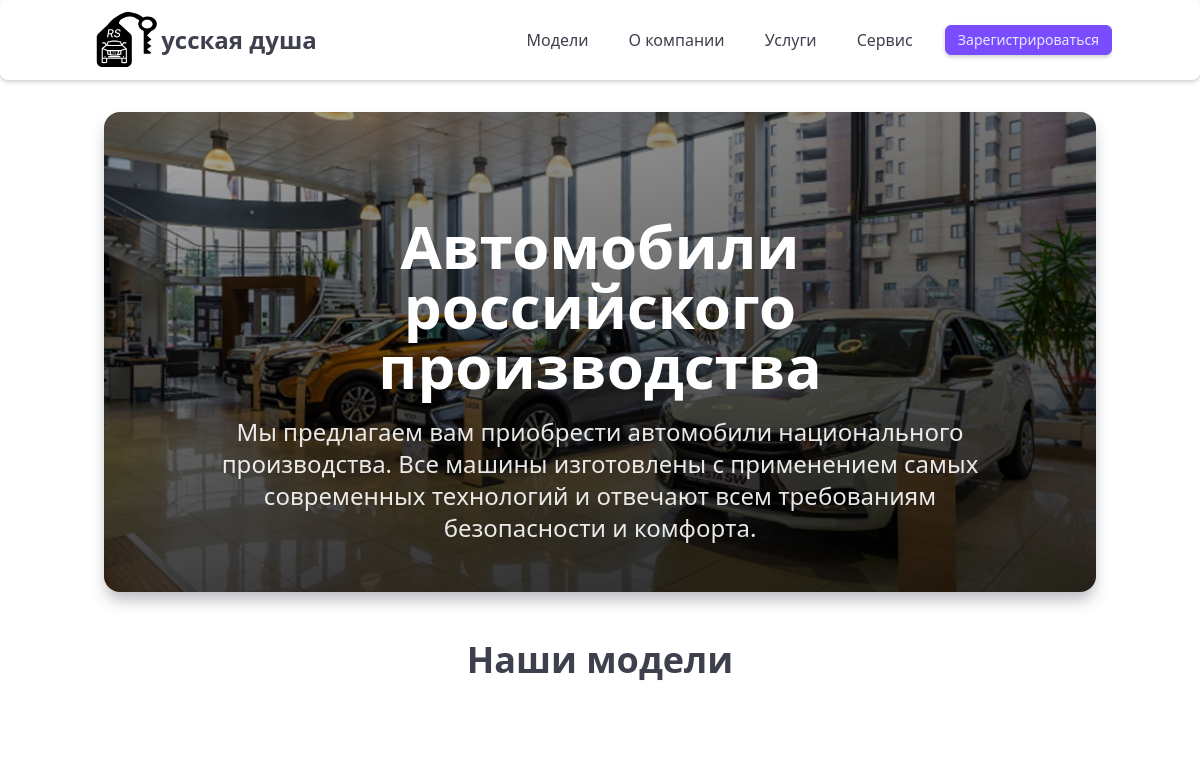
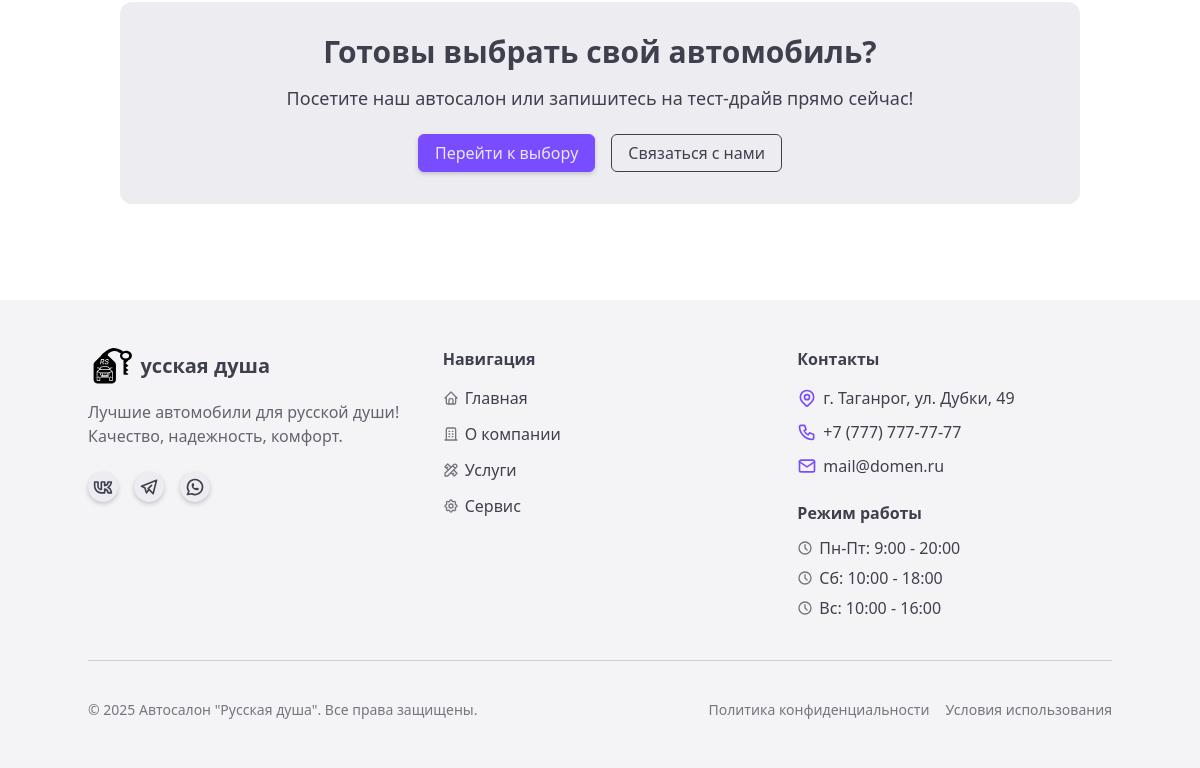
Before: / with the older database file (2 pictures, top to bottom).
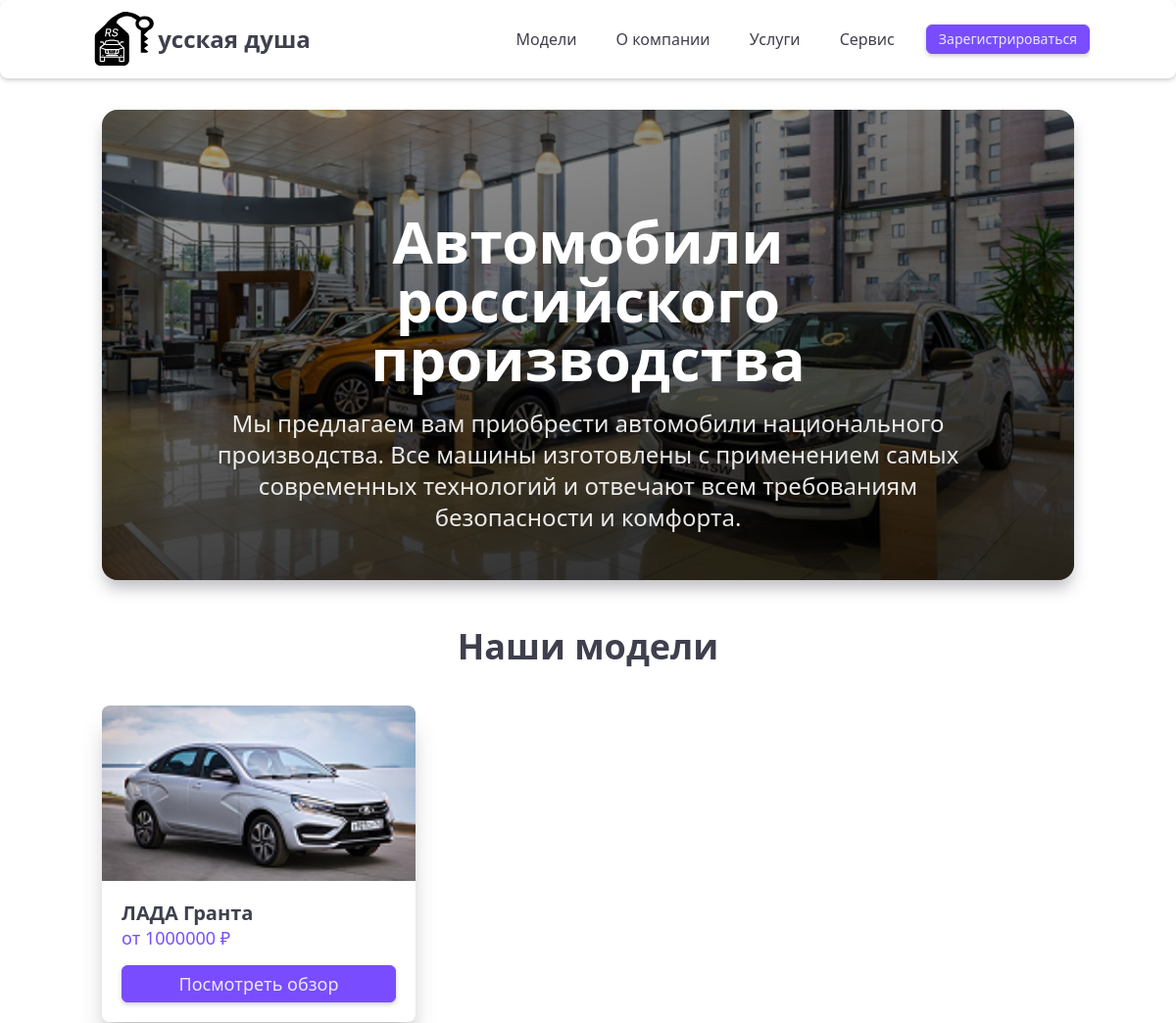
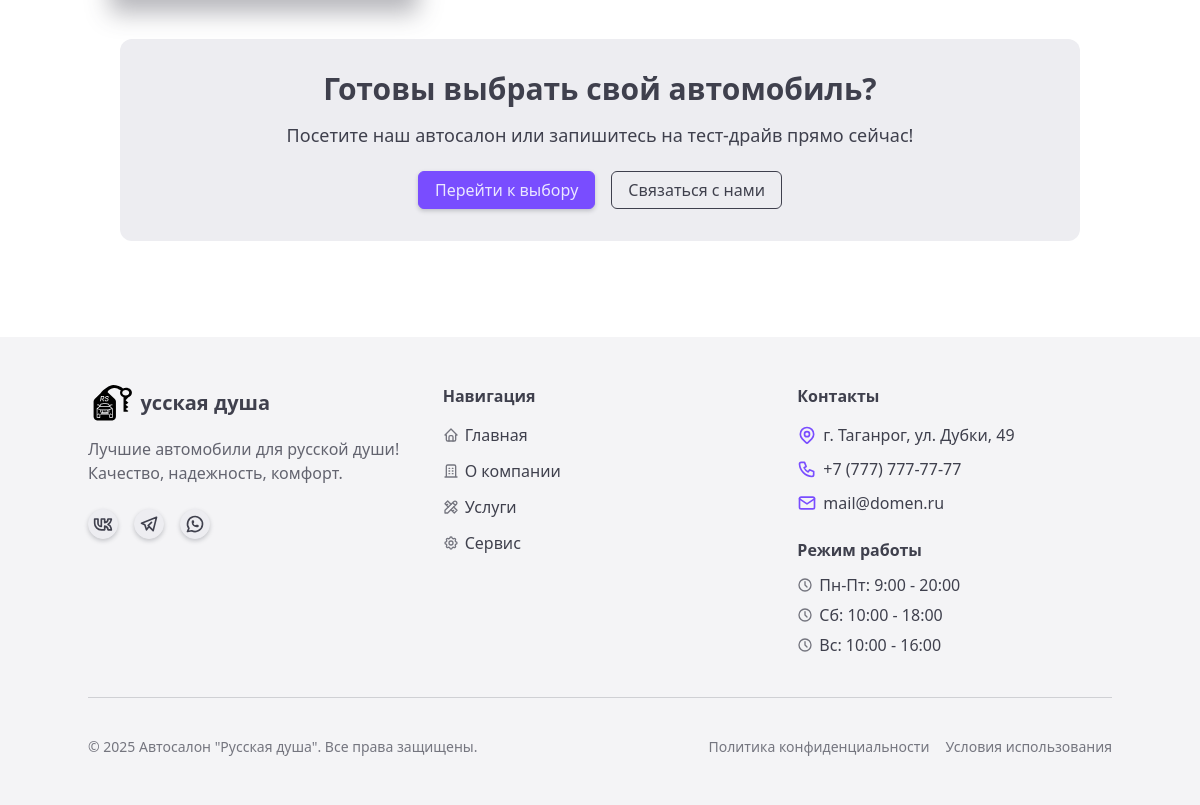
After: the same page with the newer database file (2 pictures, top to bottom).
### apps/car/models.py (models this page shows, shortened)
class CarModel(models.Model):
    BODY_TYPE_CHOICES = [
        ('sedan', 'Седан'),
        ('hatchback', 'Хэтчбек'),
        ('suv', 'Внедорожник'),
        ('crossover', 'Кроссовер'),
        ('wagon', 'Универсал'),
        ('pickup', 'Пикап'),
        ('minivan', 'Минивэн'),
        ('coupe', 'Купе'),
        ('convertible', 'Кабриолет'),
    ]
    TRANSMISSION_CHOICES = [
        ('manual', 'Механическая'),
        ('automatic', 'Автоматическая'),
        ('robot', 'Робот'),
        ('variator', 'Вариатор'),
    ]
    FUEL_CHOICES = [
        ('petrol', 'Бензин'),
        ('diesel', 'Дизель'),
        ('gas', 'Газ'),
        ('electric', 'Электро'),
        ('hybrid', 'Гибрид'),
    ]
    brand = models.ForeignKey(CarBrand, on_delete=models.CASCADE, related_name='models', verbose_name="Марка")
    name = models.CharField(max_length=100, verbose_name="Модель")
    description = models.TextField(blank=True, null=True, verbose_name="Описание")
    body_type = models.CharField(max_length=20, choices=BODY_TYPE_CHOICES, default='sedan', verbose_name="Тип кузова")
    base_price = models.DecimalField(max_digits=12, decimal_places=2, default=1000000, verbose_name="Базовая цена")
    image = models.ImageField(upload_to='models/', blank=True, null=True, verbose_name="Основное изображение")
    engine_volume = models.DecimalField(max_digits=3, decimal_places=1, default=1.6, verbose_name="Объем двигателя (л)")
    power = models.PositiveIntegerField(default=100, verbose_name="Мощность (л.с.)")
    transmission = models.CharField(max_length=20, choices=TRANSMISSION_CHOICES, default='manual', verbose_name="Коробка передач")
    fuel_type = models.CharField(max_length=20, choices=FUEL_CHOICES, default='petrol', verbose_name="Тип топлива")
    fuel_consumption = models.DecimalField(max_digits=3, decimal_places=1, default=7.5, blank=True, null=True, verbose_name="Расход топлива (л/100км)")
    max_speed = models.PositiveIntegerField(default=180, blank=True, null=True, verbose_name="Максимальная скорость (км/ч)")
    acceleration = models.DecimalField(max_digits=3, decimal_places=1, default=10.0, blank=True, null=True, verbose_name="Разгон до 100 км/ч (сек)")
    length = models.PositiveIntegerField(default=4500, blank=True, null=True, verbose_name="Длина (мм)")
    width = models.PositiveIntegerField(default=1800, blank=True, null=True, verbose_name="Ширина (мм)")
    height = models.PositiveIntegerField(default=1500, blank=True, null=True, verbose_name="Высота (мм)")
    wheelbase = models.PositiveIntegerField(default=2600, blank=True, null=True, verbose_name="Колесная база (мм)")
    clearance = models.PositiveIntegerField(default=160, blank=True, null=True, verbose_name="Дорожный просвет (мм)")
    trunk_volume = models.PositiveIntegerField(default=400, blank=True, null=True, verbose_name="Объем багажника (л)")
    is_new = models.BooleanField(default=False, verbose_name="Новинка")
    is_popular = models.BooleanField(default=False, verbose_name="Популярная модель")
    slug = models.SlugField(max_length=100, unique=True, blank=True, verbose_name="URL-идентификатор")
    def __str__(self):
        return f"{self.brand.name} {self.name}"
    class Meta:
        verbose_name = "Модель автомобиля"
        verbose_name_plural = "Модели автомобилей"
        ordering = ['brand__name', 'name']

class CarBrand(models.Model):
    name = models.CharField(max_length=100, verbose_name="Марка автомобиля")
    description = models.TextField(blank=True, null=True, verbose_name="Описание")
    image = models.ImageField(upload_to='brands/', blank=True, null=True, verbose_name="Логотип")
    country = models.CharField(max_length=100, blank=True, null=True, verbose_name="Страна производитель")
    slug = models.SlugField(max_length=100, unique=True, blank=True, verbose_name="URL-идентификатор")
    class Meta:
        verbose_name = "Марка автомобиля"
        verbose_name_plural = "Марки автомобилей"
        ordering = ['name']

### apps/core/views.py (the view)
# urls.py: path('', views.home, name='home'),
def home(request):
    car_models = CarModel.objects.all()
    brands = CarBrand.objects.all()
    return render(request, 'home.html', {
        'car_models': car_models,
        'brands': brands,
    })

### theme/templates/home.html (shortened to what this page needs)
{% extends 'base.html' %}
{% block content %}
<div class="relative w-full max-w-[1280px] mx-auto mb-12">
  <div class="rounded-2xl overflow-hidden shadow-lg">
    <img
      src="/static/img/autosalon.jpg"
      alt="Автосалон Русская душа"
      class="w-full h-[480px] object-cover"
    >
  </div>
  <div class="absolute inset-0 flex flex-col justify-end items-center text-center p-8 pb-12 bg-gradient-to-t from-black/70 to-black/20 rounded-2xl">
    <h1 class="text-5xl md:text-6xl font-bold text-white mb-5 max-w-3xl">
      Автомобили российского производства
    </h1>
    <p class="text-xl md:text-2xl text-white/90 max-w-3xl">
      Мы предлагаем вам приобрести автомобили национального производства.
      Все машины изготовлены с применением самых современных технологий и
      отвечают всем требованиям безопасности и комфорта.
    </p>
  </div>
</div>
<div class="w-full  mx-auto mb-16">
  <h2 class="text-3xl md:text-4xl font-bold text-center mb-10">Наши модели</h2>
  <div class="grid grid-cols-2 md:grid-cols-3 xl:grid-cols-5 gap-4 mb-10">
    {% for model in car_models %}
    <div class="card bg-base-100 shadow-xl hover:shadow-2xl transition-all">
      <figure class="relative aspect-video">
      <img src="/static/img/vesta.jpg" alt="{{ model }}" class="w-full h-full object-cover">
      </figure>
      <div class="card-body p-5">
      <h2 class="card-title text-xl">{{ model }}</h2>
      <div class="text-lg text-primary mb-4">от {{ model.base_price|floatformat:0 }} ₽</div>
      <div class="card-actions justify-end">
      <a href="{% url 'car:car_detail' model.slug %}" class="btn btn-primary btn-block text-sm sm:text-lg">Посмотреть обзор</a>
      </div>
      </div>
      </div>
      {% endfor %}
  </div>
<div class="container mx-auto px-4">
  <div class="bg-base-200 rounded-xl p-8 text-center mb-16">
    <h2 class="text-2xl md:text-3xl font-bold mb-4">Готовы выбрать свой автомобиль?</h2>
    <p class="text-lg mb-6 max-w-2xl mx-auto">
      Посетите наш автосалон или запишитесь на тест-драйв прямо сейчас!
    </p>
    <div class="flex flex-col sm:flex-row gap-4 justify-center">
      <a href="/services/" class="btn btn-primary">Перейти к выбору</a>
      <button type="button" class="btn btn-outline" aria-haspopup="dialog" aria-expanded="false" aria-controls="#contact-modal" data-overlay="#contact-modal">Связаться с нами</button>
    </div>
  </div>
</div>
{% endblock %}

### theme/templates/base.html (shortened to what this page needs)
{% load static tailwind_tags %}
<!DOCTYPE html>
<html lang="ru">
<head>
    {% tailwind_css %}
</head>
<body class="flex flex-col min-h-screen" data-theme="light">
    {% include 'includes/header.html' %}
    <main class="flex-grow container mx-auto px-4 py-8">
        {% block content %}{% endblock %}
    </main>
    {% include 'includes/footer.html' %}
</body>
</html>

### theme/templates/includes/header.html (shortened to what this page needs)
<header>
    <nav class="navbar rounded-box shadow px-6">
      <div class="w-full md:flex md:items-center md:gap-2 container mx-auto">
        <div class="flex items-center justify-between">
            <div class="navbar-start items-center justify-between max-md:w-full">
                <a class="link text-base-content link-neutral text-2xl font-semibold no-underline flex items-center whitespace-nowrap" href="/">
                    <img src="/static/img/logo.svg" alt="Р" class="h-14 mr-1 inline-block align-middle">усская душа
                </a>
              </div>
        </div>
        <div id="default-navbar-collapse" class="md:navbar-end collapse hidden grow basis-full overflow-hidden transition-[height] duration-300 max-md:w-full">
          <ul class="menu md:menu-horizontal gap-2 p-0 text-base max-md:mt-2 flex items-center">
            <li class="flex items-center"><a href="/" class="flex items-center px-4">Модели</a></li>
            <li class="flex items-center"><a href="/about/" class="flex items-center px-4">О компании</a></li>
            <li class="flex items-center"><a href="/service/" class="flex items-center px-4">Услуги</a></li>
            <li class="flex items-center"><a href="/service-center/" class="flex items-center px-4">Сервис</a></li>
            {% if user.is_authenticated %}
            <li class="flex items-center ml-2">
              <div class="dropdown relative inline-flex [--auto-close:inside] [--offset:8] [--placement:bottom-end]">
                <button id="dropdown-scrollable" type="button" class="dropdown-toggle flex items-center" aria-haspopup="menu" aria-expanded="false" aria-label="Dropdown">
                  <div class="avatar">
                    <div class="size-9.5 rounded-full">
                      {% if user.profile.avatar %}
                      <img src="{{ user.profile.avatar.url }}" alt="{{ user.username }}" />
                      {% else %}
                      <svg xmlns="http://www.w3.org/2000/svg"  viewBox="0 0 24 24"><g fill="none" stroke="currentColor" stroke-linecap="round" stroke-linejoin="round" stroke-width="2"><path d="M3 12a9 9 0 1 0 18 0a9 9 0 1 0-18 0"/><path d="M9 10a3 3 0 1 0 6 0a3 3 0 1 0-6 0m-2.832 8.849A4 4 0 0 1 10 16h4a4 4 0 0 1 3.834 2.855"/></g></svg>
                      {% endif %}
                    </div>
                  </div>
                </button>
                <ul class="dropdown-menu dropdown-open:opacity-100 hidden min-w-60" role="menu" aria-orientation="vertical" aria-labelledby="dropdown-avatar">
                  <li class="dropdown-header gap-2">
                    <div class="avatar">
                      <div class="w-10 rounded-full">
                        {% if user.profile.avatar %}
                        <img src="{{ user.profile.avatar.url }}" alt="{{ user.username }}" />
                        {% else %}
                        <svg xmlns="http://www.w3.org/2000/svg"  viewBox="0 0 24 24"><g fill="none" stroke="currentColor" stroke-linecap="round" stroke-linejoin="round" stroke-width="2"><path d="M3 12a9 9 0 1 0 18 0a9 9 0 1 0-18 0"/><path d="M9 10a3 3 0 1 0 6 0a3 3 0 1 0-6 0m-2.832 8.849A4 4 0 0 1 10 16h4a4 4 0 0 1 3.834 2.855"/></g></svg>
                        {% endif %}
                      </div>
                    </div>
                    <div>
                      <h6 class="text-base-content text-base font-semibold">{{ user.get_full_name|default:user.username }}</h6>
                    </div>
                  </li>
                  <li>
                    <a class="dropdown-item" href="{% url 'accounts:profile' %}">
                      <span class="icon-[tabler--user]"></span>
                      Личный кабинет
                    </a>
                  </li>
                  <li class="dropdown-footer gap-2">
  <form method="post" action="{% url 'accounts:logout' %}">
    {% csrf_token %}
    <button type="submit" class="btn btn-error btn-soft btn-block">
      <span class="icon-[tabler--logout]"></span>
      Выйти
    </button>
  </form>
</li>
                </ul>
              </div>
            </li>
            {% else %}
            <li class="flex items-center ml-2">
                <a href="{% url 'accounts:auth' %}" class="btn btn-primary btn-sm">Зарегистрироваться</a>
            </li>
            {% endif %}
          </ul>
        </div>
      </div>
    </nav>
  </header>

### theme/templates/includes/footer.html
<footer class="bg-base-200/60 py-12 px-6">
    <div class="container mx-auto">
      <div class="grid grid-cols-1 md:grid-cols-2 lg:grid-cols-3 gap-10">
        <div class="space-y-4">
          <div class="flex items-center gap-2 text-xl font-bold">
            <img src="/static/img/logo.svg" alt="Р" class="h-9">
            <span>усская душа</span>
          </div>
          <p class="text-base-content/80 max-w-xs">
            Лучшие автомобили для русской души!
            <br />Качество, надежность, комфорт.
          </p>
          <div class="flex gap-4 pt-2">
            <a href="#" class="btn btn-circle btn-sm btn-ghost">
              <span class="icon-[tabler--brand-vk] size-5"></span>
            </a>
            <a href="#" class="btn btn-circle btn-sm btn-ghost">
              <span class="icon-[tabler--brand-telegram] size-5"></span>
            </a>
            <a href="#" class="btn btn-circle btn-sm btn-ghost">
              <span class="icon-[tabler--brand-whatsapp] size-5"></span>
            </a>
          </div>
        </div>
        <div>
          <h6 class="text-base font-semibold mb-4">Навигация</h6>
          <ul class="space-y-2.5">
            <li><a href="/" class="link link-hover inline-flex items-center gap-1.5">
              <span class="icon-[tabler--home] size-4 opacity-70"></span>Главная
            </a></li>
            <li><a href="/about/" class="link link-hover inline-flex items-center gap-1.5">
              <span class="icon-[tabler--building] size-4 opacity-70"></span>О компании
            </a></li>
            <li><a href="/services/" class="link link-hover inline-flex items-center gap-1.5">
              <span class="icon-[tabler--tools] size-4 opacity-70"></span>Услуги
            </a></li>
            <li><a href="/service-center/" class="link link-hover inline-flex items-center gap-1.5">
              <span class="icon-[tabler--settings] size-4 opacity-70"></span>Сервис
            </a></li>
          </ul>
        </div>
        <div>
          <h6 class="text-base font-semibold mb-4">Контакты</h6>
          <ul class="space-y-2.5">
            <li class="flex items-start gap-1.5">
              <span class="icon-[tabler--map-pin] size-5 mt-0.5 text-primary"></span>
              <span>г. Таганрог, ул. Дубки, 49</span>
            </li>
            <li class="flex items-center gap-1.5">
              <span class="icon-[tabler--phone] size-5 text-primary"></span>
              <a href="tel:+77777777777" class="hover:underline">+7 (777) 777-77-77</a>
            </li>
            <li class="flex items-center gap-1.5">
              <span class="icon-[tabler--mail] size-5 text-primary"></span>
              <a href="mailto:mail@domen.ru" class="hover:underline">mail@domen.ru</a>
            </li>
          </ul>
          <div class="mt-6">
            <h6 class="text-base font-semibold mb-3">Режим работы</h6>
            <ul class="space-y-1.5">
              <li class="flex items-center gap-1.5">
                <span class="icon-[tabler--clock] size-4 opacity-70"></span>
                <span>Пн-Пт: 9:00 - 20:00</span>
              </li>
              <li class="flex items-center gap-1.5">
                <span class="icon-[tabler--clock] size-4 opacity-70"></span>
                <span>Сб: 10:00 - 18:00</span>
              </li>
              <li class="flex items-center gap-1.5">
                <span class="icon-[tabler--clock] size-4 opacity-70"></span>
                <span>Вс: 10:00 - 16:00</span>
              </li>
            </ul>
          </div>
        </div>
      </div>
      <div class="divider my-8"></div>
      <div class="flex flex-col md:flex-row justify-between items-center gap-4">
        <p class="text-sm text-base-content/70">© 2025 Автосалон "Русская душа". Все права защищены.</p>
        <div class="flex gap-4">
          <a href="#" class="text-sm text-base-content/70 hover:text-primary">Политика конфиденциальности</a>
          <a href="#" class="text-sm text-base-content/70 hover:text-primary">Условия использования</a>
        </div>
      </div>
    </div>
  </footer>

Changed rows visible on the page:
added CarModel: brand+name "ЛАДА Гранта", base_price "1000000"
